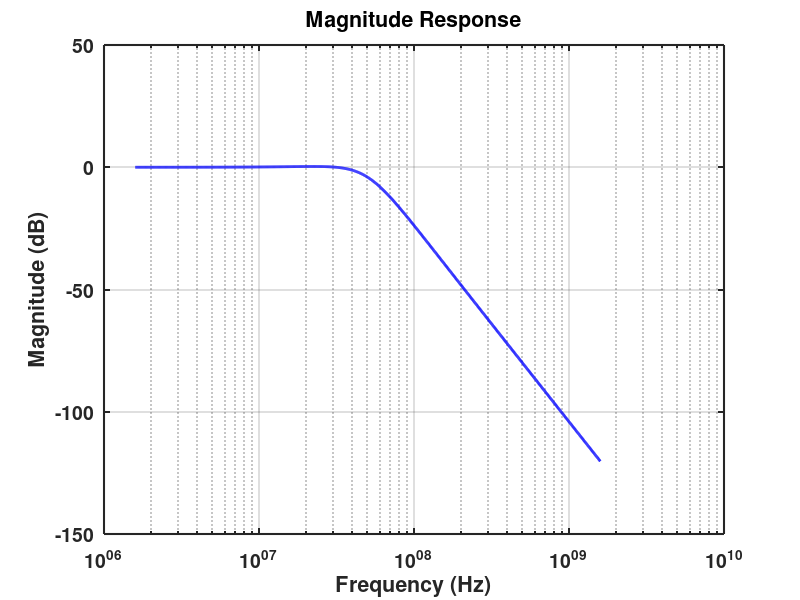

MATLAB code to generate this figure: (Note: this script raises an error after producing the figure.)
clc; clear; close all;

% === Plot settings ===
fsize = 14;  % Font size
lw = 2;      % Line width
%% === Filter Specifications ===
fc = 50e6;         % Cutoff frequency in Hz
w0 = 2*pi*fc;      % Angular frequency
C1 = 0.5e-12;      % F
C2 = 0.5e-12;      % F

%% === Desired Q values ===
Q1 = 0.9;
Q2 = 0.7;

%% === Assume R1 = R3 = R4 and calculate R2 for each biquad ===
R1_1 = 5.84e3;    % assume value for R1, R3, R4
R3_1 = R1_1;
R4_1 = R1_1;
R2_1 = Q1 * R3_1 * C1 / sqrt(C1*C2);  % R2 from Q1

R1_2 = 5.84e3;    % assume value for R1, R3, R4
R3_2 = R1_2;
R4_2 = R1_2;
R2_2 = Q2 * R3_2 * C1 / sqrt(C1*C2);  % R2 from Q2

%% === Display Component Values ===
fprintf('--- Biquad 1 ---\n');
fprintf('R1 = R3 = R4 = %.2f kOhm, R2 = %.2f kOhm\n', R1_1/1e3, R2_1/1e3);
fprintf('C1 = C2 = %.2f pF\n', C1*1e12);

fprintf('--- Biquad 2 ---\n');
fprintf('R1 = R3 = R4 = %.2f kOhm, R2 = %.2f kOhm\n', R1_2/1e3, R2_2/1e3);
fprintf('C1 = C2 = %.2f pF\n', C1*1e12);

%% === Define Transfer Functions ===
num1 = [w0^2];
den1 = [1 w0/Q1 w0^2];
H1 = tf(num1, den1);

num2 = [w0^2];
den2 = [1 w0/Q2 w0^2];
H2 = tf(num2, den2);

%% Cascaded Filter
H_total = series(H1, H2);

%% === Display Transfer Functions ===
disp('H1(s) Transfer Function:'); H1
disp('H2(s) Transfer Function:'); H2
disp('H_total(s) Transfer Function:'); H_total

%% === Bode Plot (Separate Magnitude and Phase) ===
[mag, phase, w] = bode(H_total);  % Get data from transfer function
w = squeeze(w);                    % Angular frequency vector
mag = squeeze(mag);                % Magnitude (abs)
phase = squeeze(phase);            % Phase (deg)

freq = w / (2*pi);                 % Convert rad/s to Hz

%% --- Magnitude Plot ---
figure;
semilogx(freq, 20*log10(mag), 'b-', 'LineWidth', lw);
xlabel('Frequency (Hz)', 'FontSize', fsize, 'FontWeight', 'bold');
ylabel('Magnitude (dB)', 'FontSize', fsize, 'FontWeight', 'bold');
title('Magnitude Response', 'FontSize', fsize+2, 'FontWeight', 'bold');
grid on;
set(gca, 'FontSize', fsize, 'FontWeight', 'bold', 'LineWidth', 1.5, 'Color', [1 1 1]);  % white bg
datacursormode(gcf, 'on');

%% --- Phase Plot ---
figure;
semilogx(freq, phase, 'r-', 'LineWidth', lw);
xlabel('Frequency (Hz)', 'FontSize', fsize, 'FontWeight', 'bold');
ylabel('Phase (degrees)', 'FontSize', fsize, 'FontWeight', 'bold');
title('Phase Response', 'FontSize', fsize+2, 'FontWeight', 'bold');
grid on;
set(gca, 'FontSize', fsize, 'FontWeight', 'bold', 'LineWidth', 1.5, 'Color', [1 1 1]);  % white bg
datacursormode(gcf, 'on');

%% === Pole-Zero Plot ===
figure;
hPZ = pzplot(H_total);   % Use handle for styling
grid on;
title('Poles and Zeros of Cascaded Filter', 'FontSize', 16, 'FontWeight', 'bold');

% Set axis labels with larger font
xlabel('Real', 'FontSize', 14, 'FontWeight', 'bold');
ylabel('Imaginary', 'FontSize', 14, 'FontWeight', 'bold');

% Get all line objects in the plot
pz_lines = findall(gcf, 'Type', 'line');

% Increase marker size and line width
set(pz_lines, 'MarkerSize', 12, 'LineWidth', 2);

% Optional: color poles and zeros differently
for hline = pz_lines.'
    m = get(hline, 'Marker'); 
    if strcmp(m, 'x')         % pole
        set(hline, 'Color', [0.85,0,0]); % red
    elseif strcmp(m, 'o')     % zero
        set(hline, 'Color', [0,0,0.85]); % blue
    end
end

% Enable data cursor
datacursormode(gcf, 'on');

%% === Get and Print Poles and Zeros ===
[z_total, p_total, k_total] = tf2zpk(H_total.num{1}, H_total.den{1});

fprintf('\n--- Cascaded Filter Pole-Zero Data ---\n');
fprintf('Gain: %.4e\n', k_total);

fprintf('Zeros:\n');
for i = 1:length(z_total)
    fprintf('   %.2e + %.2ei\n', real(z_total(i)), imag(z_total(i)));
end

fprintf('Poles:\n');
for i = 1:length(p_total)
    fprintf('   %.2e + %.2ei\n', real(p_total(i)), imag(p_total(i)));
end
